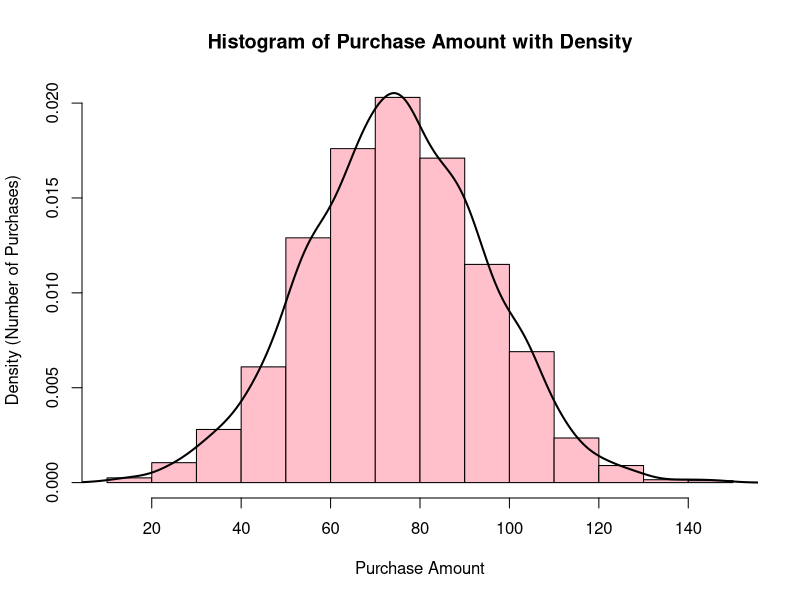
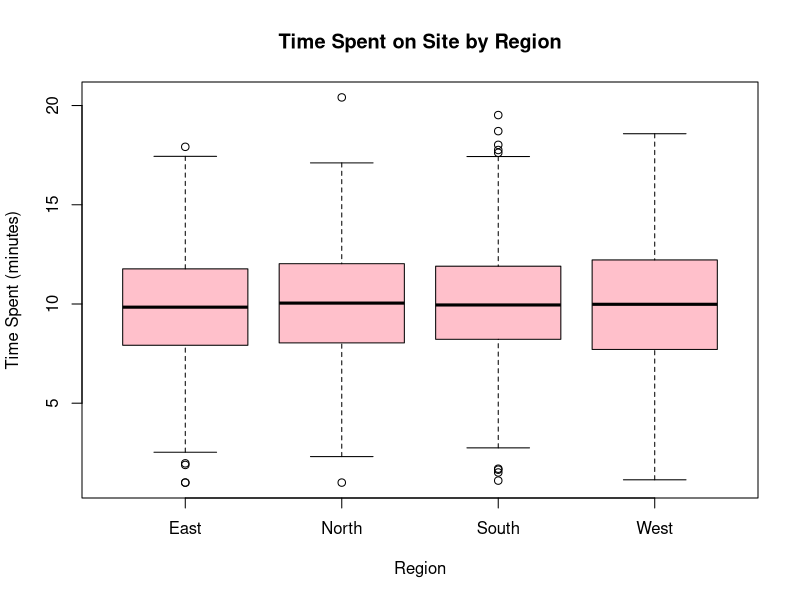
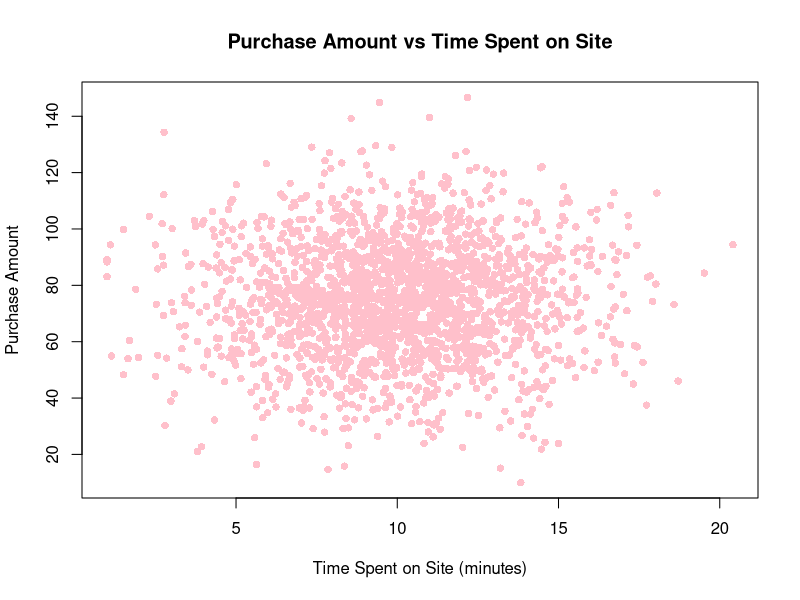
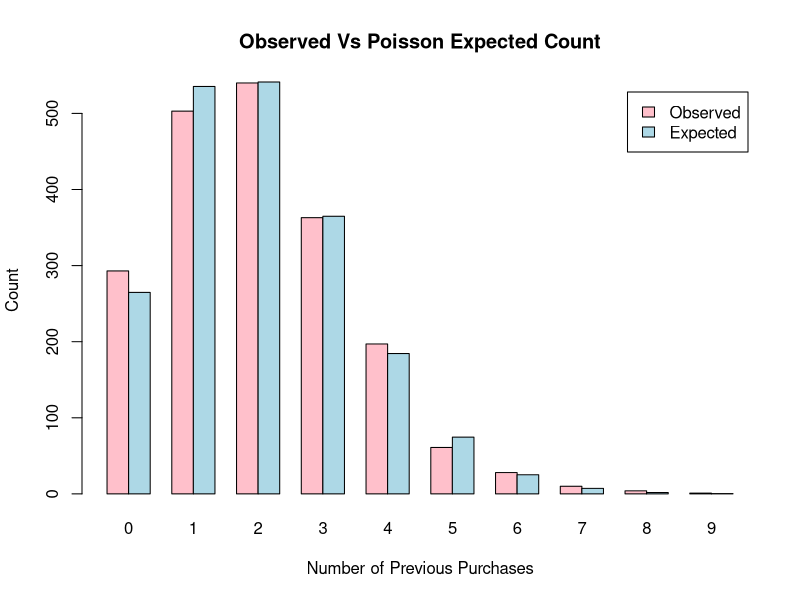
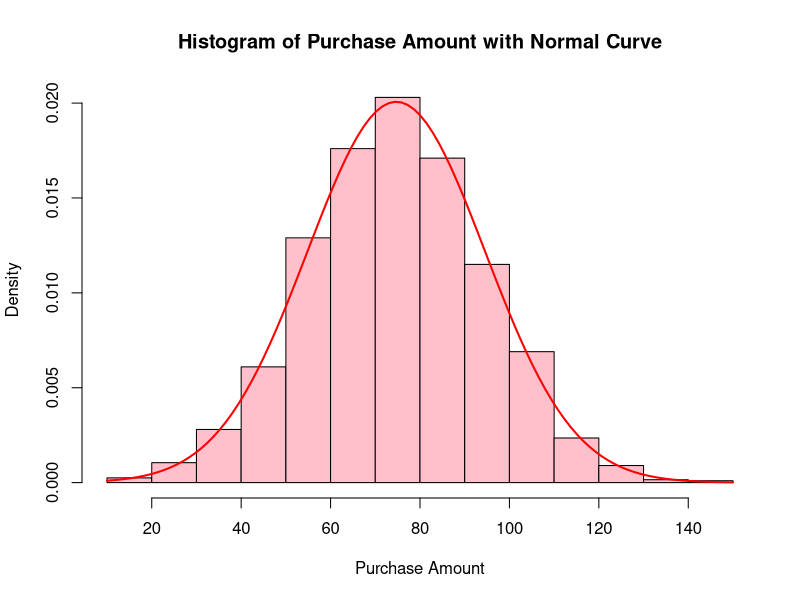
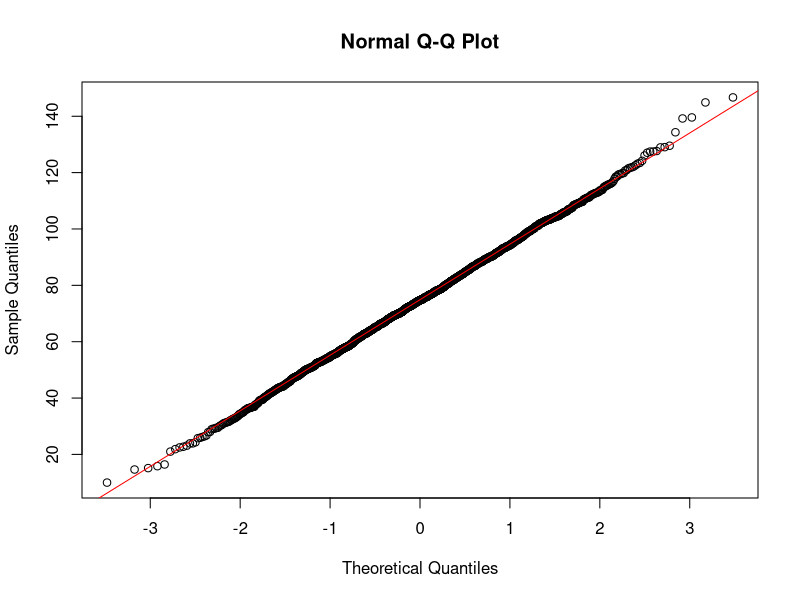
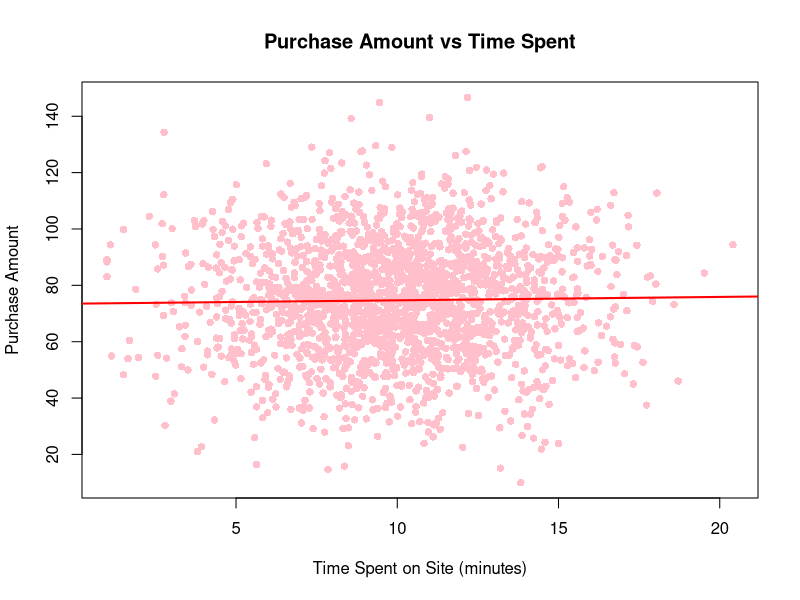

The R source for these figures, in order:
## ---- chunk 1
suppressPackageStartupMessages({
  #load the libraries
  suppressWarnings(library(tidyverse))
})
## ---- chunk 2
#import the csv file
df <- read.csv("customer_purchases.csv")
## ---- chunk 3
summary(df)
## ---- chunk 4
hist(df$purchase_amount, probability = TRUE,
     main = "Histogram of Purchase Amount with Density",
     xlab = "Purchase Amount",
     ylab = "Density (Number of Purchases)",
     col = "pink",
     border = "black",
     breaks = 10)
lines(density(df$purchase_amount),col="black",lwd=2)


## ---- chunk 5
boxplot(time_spent_on_site ~ region, data = df,
        main = "Time Spent on Site by Region",
        xlab = "Region",
        ylab = "Time Spent (minutes)",
        col="pink")
## ---- chunk 6
plot(df$time_spent_on_site, df$purchase_amount,
     main = "Purchase Amount vs Time Spent on Site",
     xlab = "Time Spent on Site (minutes)",
     ylab = "Purchase Amount",
     pch= 16, col="pink")

## ---- chunk 7
# Count missing per column
# Count missing values in each column
colSums(is.na(df))
## ---- chunk 8
flag_outliers_iqr <- function(x) {
  Q1 <- quantile(x, 0.25, na.rm = TRUE)
  Q3 <- quantile(x, 0.75, na.rm = TRUE)
  IQR <- Q3 - Q1
  lower <- Q1 - 1.5 * IQR
  upper <- Q3 + 1.5 * IQR
  (x < lower) | (x > upper)
}

summary_outliers <- df %>% #start with my data freme
  summarise(across(where(is.numeric), #selects only numeric columns for each.
                   ~ sum(flag_outliers_iqr(.)), # count of all returns a logical vector of TRUE
                   .names = "{.col}")) %>% #keeps the result columns named the same as the original
  pivot_longer(everything(), 
               names_to = "variable", 
               values_to = "outlier_count") #Converts that one-row wide summary into long format

summary_outliers
## ---- chunk 9
p_purchase_gt_75 <- mean(df$purchase_amount > 75)
p_purchase_gt_75
## ---- chunk 10
p_discount_given_gt_100 <- mean(df$used_discount[df$purchase_amount > 100] == 1)
p_discount_given_gt_100
## ---- chunk 11
table(df$region, df$used_discount)
## ---- chunk 12
table(df$number_of_previous_purchases, df$used_discount)
## ---- chunk 13
region_discount <- matrix(c(213,284,
                             224,294,
                             233,242,
                             216,294),
                           nrow = 4, byrow = TRUE,
                           dimnames = list(
                             Region = c("East", "North", "South", "West"),
                             Discount = c("No", "Yes")
                           ))

# Conditional probabilities P(Discount | Region)
prop_region <- prop.table(region_discount, margin = 1)
print(prop_region)
## ---- chunk 14
lambda <- mean(df$number_of_previous_purchases)

observed <- table(df$number_of_previous_purchases)
expected <- dpois(as.numeric(names(observed)), lambda) * nrow(df)

barplot(rbind(observed, expected), beside = TRUE,
        col = c("pink", "lightblue"), legend.text = c("Observed", "Expected"),
        main = "Observed Vs Poisson Expected Count",
        xlab = "Number of Previous Purchases",
        ylab = "Count")
## ---- chunk 15
hist(df$purchase_amount ,probability = TRUE,
     main = "Histogram of Purchase Amount with Normal Curve",
     col = "pink", xlab = "Purchase Amount")

# Add the normal curve
curve(dnorm(x, mean = mean(df$purchase_amount),
            sd = sd(df$purchase_amount)),
      col = "red", lwd = 2, add = TRUE)
## ---- chunk 16
qqnorm(df$purchase_amount)
qqline(df$purchase_amount, col = "red")
## ---- chunk 17
plot(df$time_spent_on_site, df$purchase_amount,
     main = "Purchase Amount vs Time Spent",
     xlab = "Time Spent on Site (minutes)",
     ylab = "Purchase Amount",
     col = "pink", pch = 16)

# Add regression line
model <- lm(purchase_amount ~ time_spent_on_site, data = df)
abline(model, col = "red", lwd = 2)
## ---- chunk 18
model <- lm(purchase_amount ~ time_spent_on_site, data = df)
summary(model)
coef(model)
## ---- chunk 19
purchase_amount = 73.4981 + 0.1196 * 12
purchase_amount
